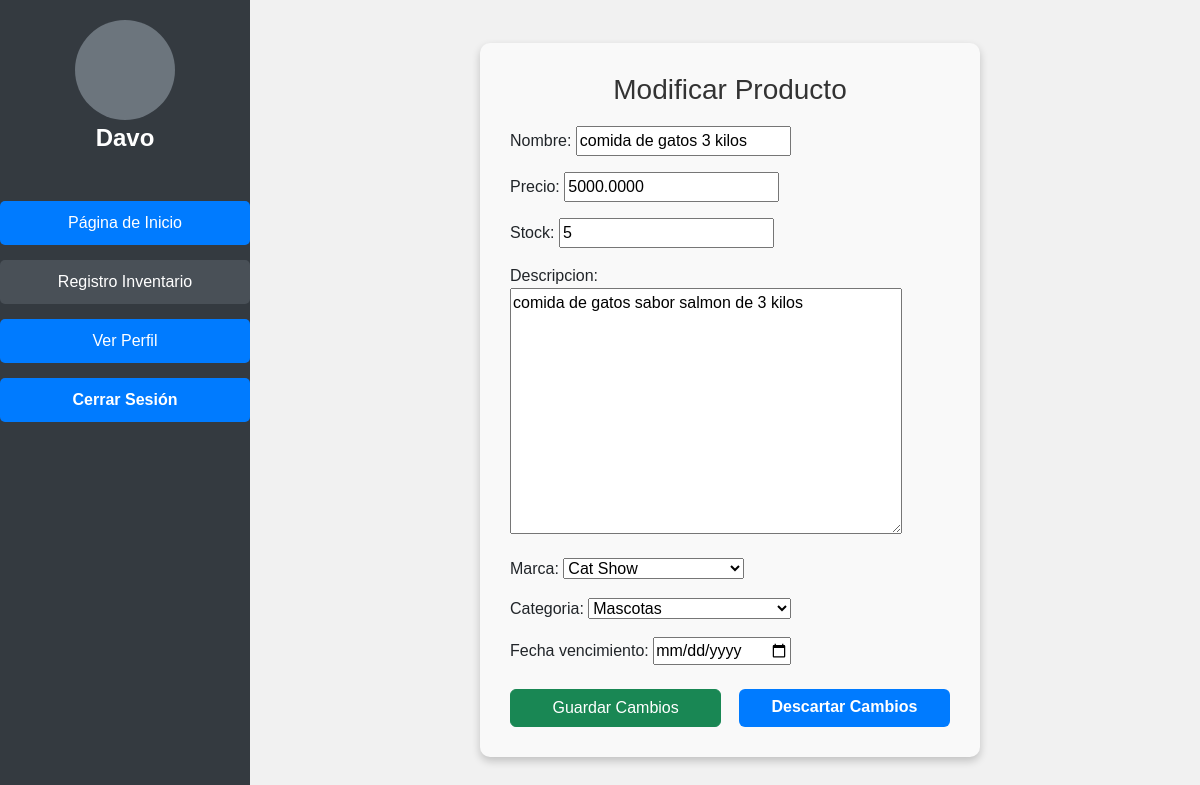
/editarproducto/36/ (signed in), run on the app's committed database.
### pagina/models.py (models this page shows, shortened)
class Producto(models.Model):
    nombre = models.CharField(max_length=100)
    precio = models.DecimalField(max_digits=10, decimal_places=4)
    stock = models.IntegerField()
    descripcion = models.TextField()
    marca = models.ForeignKey(Marca, on_delete=models.CASCADE)
    categoria = models.ForeignKey(Categoria, null=True, blank=True, on_delete=models.SET_NULL)
    fecha_vencimiento = models.DateField(default=timezone.now)

class Marca(models.Model):
    nombre = models.CharField(max_length=100)
    def __str__(self):
        return self.nombre

### pagina/views.py (the view)
# urls.py: path('editarproducto/<int:producto_id>/', editar_producto, name='editar_producto'),
@login_required
def editar_producto(request, producto_id):
    producto = get_object_or_404(Producto, id=producto_id)
    if request.method == 'POST':
        form = ProductoForm(request.POST, instance=producto)
        if form.is_valid():
            form.save()  # Guarda los cambios del producto
            return redirect('vendedor')
    else:
        form = ProductoForm(instance=producto)
    return render(request, 'editar_producto.html', {'form': form, 'producto': producto})

### pagina/forms.py (shortened to what this page needs)
class ProductoForm(forms.ModelForm):
    class Meta:
        model = Producto
        fields = ['nombre', 'precio', 'stock', 'descripcion', 'marca', 'categoria', 'fecha_vencimiento']
        widgets = {
            'fecha_vencimiento': forms.DateInput(format='%d/%m/%Y', attrs={'type': 'date'})
        }
    marca = forms.ModelChoiceField(queryset=Marca.objects.all(), empty_label="Selecciona una marca")
    categoria = forms.ModelChoiceField(queryset=Categoria.objects.all(), required=False, empty_label="Selecciona una categoría")

### pagina/models.py (called while the page is built)
    def __str__(self):
        return self.nombre

### pagina/templates/editar_producto.html (shortened to what this page needs)
{% load static %}
<!DOCTYPE html>
<html lang="en">
<head>
    <link href="https://cdn.jsdelivr.net/npm/bootstrap@5.3.0/dist/css/bootstrap.min.css" rel="stylesheet">
    <link rel="stylesheet" href="{% static 'css/lateral.css' %}">
</head>
<body>
    <div class="sidebar">
        <div class="perfil">
            <div class="perfil-imagen"></div>
            <p>
                {% if user.is_authenticated %}
                {{ user.username }}
                {% else %}
                Invitado
                {% endif %}
            </p>
        </div>
        <ul>
            <li><a href="{% url 'adminpage' %}">Página de Inicio</a></li>
            <li><a href="{% url 'vendedor' %}" class="active">Registro Inventario</a></li>
            <li><a href="{% url 'verPerfil' %}" class="btn btn-primary w-100">Ver Perfil</a></li>
            <li>
                <form action="{% url 'logout' %}" method="post">
                    <button type="submit" class="btn btn-danger w-100">Cerrar Sesión</button>
                </form>
            </li>
        </ul>
    </div>
    <div class="form-container">
        <form method="POST">
            <h3>Modificar Producto</h3>
            {{ form.as_p }}
            <div class="d-flex justify-content-between mt-4">
                <button type="submit" class="btn btn-success">Guardar Cambios</button>
                <a href="{% url 'vendedor' %}" class="btn btn-danger">Descartar Cambios</a>
            </div>
        </form>
    </div>
</body>
</html>

### pagina/static/css/lateral.css (style rules this page uses)
.sidebar { width: 250px; height: 100vh; background-color: #333; display: flex; flex-direction: column; align-items: center; padding-top: 20px; }
.perfil { text-align: center; margin-bottom: 20px; }
.perfil-imagen { width: 80px; height: 80px; border-radius: 50%; margin-bottom: 10px; }
.perfil p { color: #fff; font-size: 18px; font-weight: bold; }
.sidebar ul { list-style-type: none; padding: 0; width: 100%; }

### pagina/templates/editar_producto.html (style rules this page uses)
body { background-color: #f1f1f1; font-family: Arial, sans-serif; }
.sidebar { width: 250px; height: 100vh; position: fixed; left: 0; top: 0; background-color: #343a40; color: #fff; display: flex; flex-direction: column; align-items: center; padding: 20px 0; }
.sidebar .perfil { text-align: center; margin-bottom: 30px; }
.sidebar .perfil-imagen { width: 100px; height: 100px; background-color: #6c757d; border-radius: 50%; margin: 0 auto; }
.sidebar p { margin-top: 10px; font-size: 1.2rem; color: #fff; }
.sidebar ul { list-style: none; padding: 0; width: 100%; }
.sidebar ul li { margin: 15px 0; width: 100%; text-align: center; }
.sidebar ul li a { text-decoration: none; color: #fff; padding: 10px 20px; display: block; border-radius: 5px; transition: background-color 0.3s; }
.sidebar ul li a.active, .sidebar ul li a:hover { background-color: #495057; }
.sidebar form button { background: none; border: none; color: #fff; padding: 10px 20px; cursor: pointer; display: block; text-align: center; width: 100%; border-radius: 5px; }
.form-container { margin-left: 260px; padding: 40px; display: flex; justify-content: center; align-items: center; min-height: 100vh; }
.form-container form { background-color: #f9f9f9; padding: 30px; border-radius: 10px; box-shadow: 0 4px 8px rgba(0, 0, 0, 0.2); width: 100%; max-width: 500px; }
.form-container h3 { text-align: center; color: #333; margin-bottom: 20px; }
.btn { width: 48%; }
.d-flex button, .d-flex a { text-align: center; }
.sidebar ul li a, .sidebar ul li form button { list-style: none; text-decoration: none; }
.btn-primary { background-color: #007bff; border: none; box-shadow: none; }
.btn-danger { background-color: #007bff; border: none; box-shadow: none; font-weight: bold; }
.sidebar ul { padding: 0; margin: 0; list-style: none; }
.sidebar ul li { width: 100%; margin-bottom: 10px; }
.sidebar ul li a, .sidebar ul li button { display: block; width: 100%; padding: 10px; text-align: center; border-radius: 5px; color: white; box-sizing: border-box; }
.sidebar ul li a { background-color: #007bff; }
.sidebar ul li form button { background-color: #007bff; }
.perfil p { font-size: 1.5em; font-weight: bold; margin: 0; }

### data on the page
Producto: nombre "comida de gatos 3 kilos", precio "5000.0000", stock "5", descripcion "comida de gatos sabor salmon de 3 kilos", marca "Cat Show", categoria "Mascotas"

### other printed values
{{ user.username }} "Davo"
